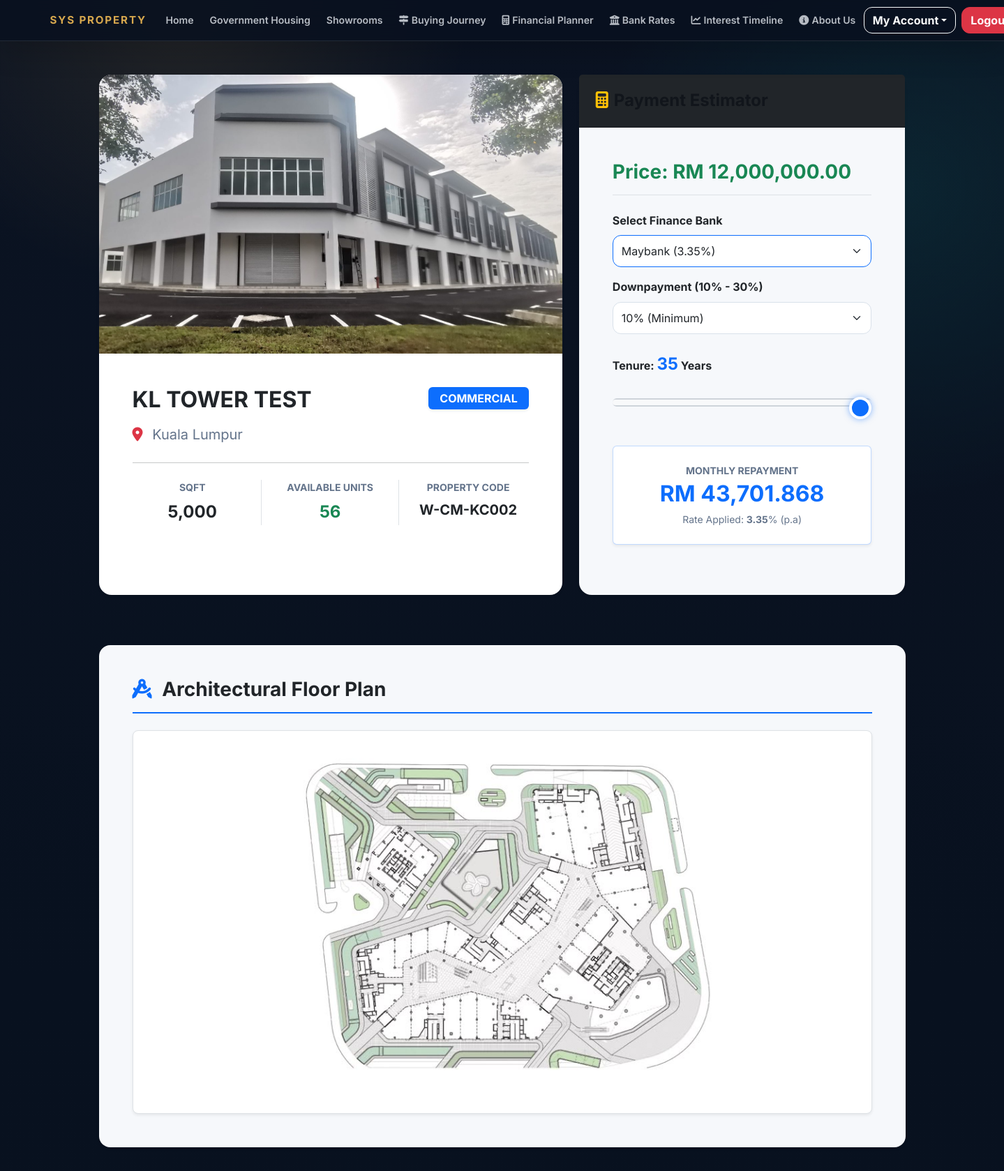
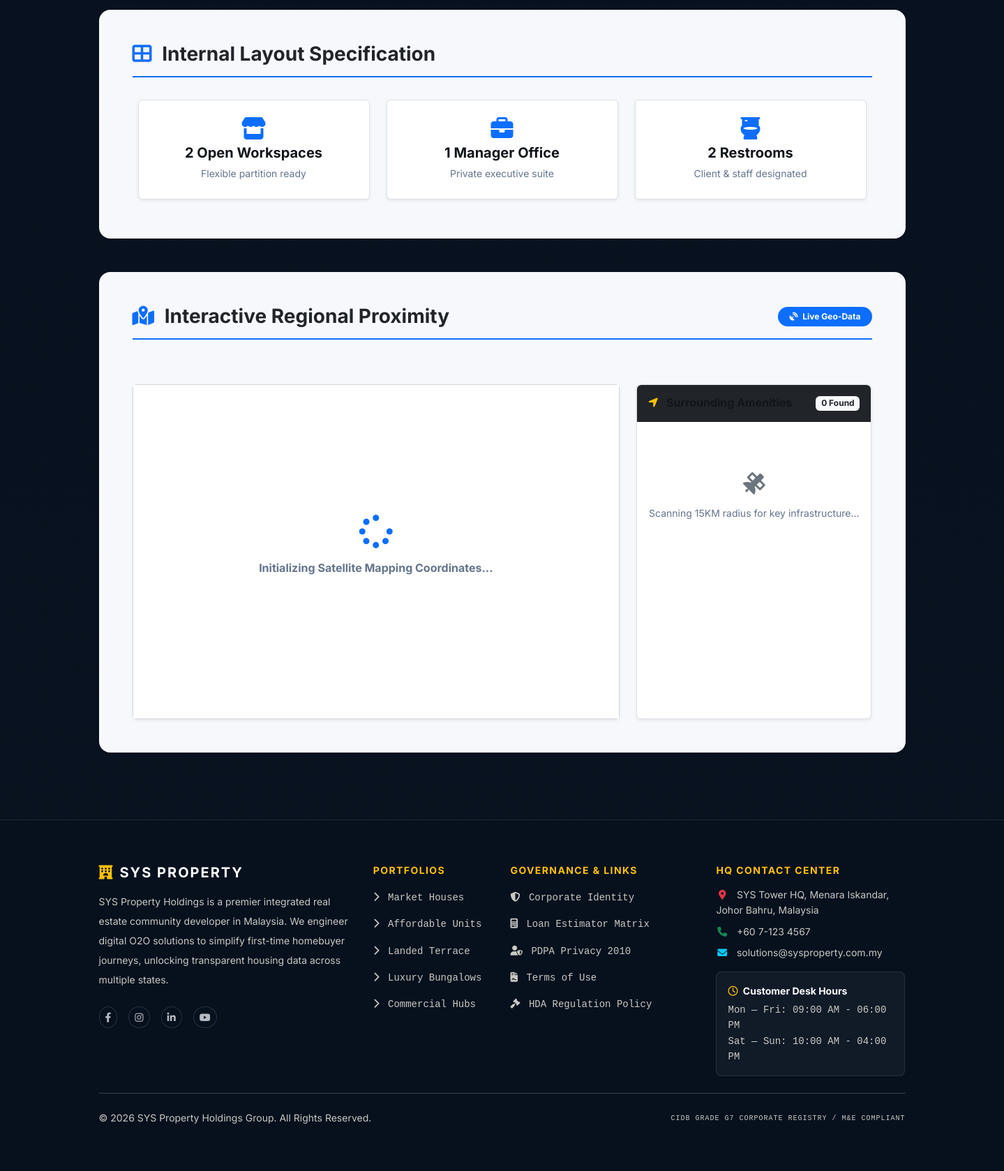
Screenshot of /property_detail.php?id=183 (signed in) with the database file from the repository (2 pictures, top to bottom).
### tables this page shows
CREATE TABLE `properties` (
  `property_id` int(11) NOT NULL,
  `property_code` varchar(20) NOT NULL,
  `project_name` varchar(255) NOT NULL,
  `state` varchar(100) NOT NULL,
  `property_type` enum('AFFORDABLE','TERRACE','BUNGALOW','COMMERCIAL','APARTMENT') NOT NULL,
  `price` decimal(12,2) NOT NULL,
  `total_units` int(11) NOT NULL,
  `built_up_sqft` int(11) NOT NULL,
  `income_limit_rm` decimal(10,2) DEFAULT NULL,
  `status` enum('ACTIVE','SOLD_OUT','ARCHIVED') NOT NULL DEFAULT 'ACTIVE',
  `image_filename` varchar(255) NOT NULL,
  `image_search_keyword` varchar(255) NOT NULL,
  `is_affordable` tinyint(1) NOT NULL DEFAULT 0
);

### includes/property_images.php (called while the page is built, shortened)
<?php
function property_catalog_image_path(array $property, string $url_prefix = '', string $filesystem_prefix = ''): string
{
    $base_url = $url_prefix . 'SYS Property Catalog/';
    $base_path = $filesystem_prefix . 'SYS Property Catalog/';
    $placeholder = $base_url . 'placeholder.jpg';
    $custom_image = trim((string)($property['image_filename'] ?? ''));
    if ($custom_image !== '') {
        $custom_image = ltrim(str_replace('\\', '/', $custom_image), '/');
    }
    $is_affordable = (isset($property['is_affordable']) && (int)$property['is_affordable'] === 1);
    $db_type = $is_affordable ? 'affordable' : strtolower(trim((string)($property['property_type'] ?? '')));
    $raw_state = trim((string)($property['state'] ?? ''));
    $state_name = ucwords(strtolower($raw_state));
    $folder = 'Apartment/';
    if ($db_type === 'commercial') {
        $folder = 'Commercial/';
    } elseif ($db_type === 'terrace') {
        $folder = 'Terrace/';
    } elseif ($db_type === 'bungalow') {
        $folder = 'Bungalow/';
    }
    $file_name = ucfirst($db_type) . ' - ' . $state_name;
    foreach (['jpg', 'jpeg', 'png', 'webp'] as $ext) {
        $relative_path = $folder . $file_name . '.' . $ext;
        if (file_exists($base_path . $relative_path)) {
            return $base_url . $relative_path;
        }
    }
    return $placeholder;
}

### property_detail.php (the view, shortened to what this page needs)
<?php
include_once 'includes/header.php';
require_once 'includes/property_images.php';
$property_id = isset($_GET['id']) ? intval($_GET['id']) : 0;
$stmt = $conn->prepare("SELECT * FROM properties WHERE property_id = ?");
$stmt->bind_param("i", $property_id);
$stmt->execute();
$property = $stmt->get_result()->fetch_assoc();
$is_afford = (intval($property['is_affordable']) === 1);
$banks_result = $conn->query("SELECT bank_name, interest_rate FROM banks ORDER BY interest_rate ASC");
$dbType = strtolower(trim($property['property_type']));
$baseDir = "SYS Property Catalog/";
$finalImg = property_catalog_image_path($property);
if ($is_afford || $dbType === 'affordable') {
    $floorPlanName = "Affordable_Floor_Plan.jpg";
    $checkDir = "SYS Property Catalog/";
    if (!file_exists($checkDir . "Affordable_Floor_Plan.jpg")) {
        if (file_exists($checkDir . "affordable_floor_plan.jpg")) {
            $floorPlanName = "affordable_floor_plan.jpg";
        } elseif (file_exists($checkDir . "Affordable_Floor_plan.jpg")) {
            $floorPlanName = "Affordable_Floor_plan.jpg";
        } elseif (file_exists($checkDir . "Affordable_Floor_Plan.JPG")) {
            $floorPlanName = "Affordable_Floor_Plan.JPG";
        } elseif (file_exists($checkDir . "affordable_floor_plan.JPG")) {
            $floorPlanName = "affordable_floor_plan.JPG";
        }
    }
} else {
    $floorPlanName = ucfirst($dbType) . "_Floor_Plan.jpg";
}
$finalFloorPlan = $baseDir . $floorPlanName;
$layoutHtml = "";
if ($is_afford) {
    $layoutHtml = '
        <div class="row text-center g-4">
            <div class="col-md-3 col-6"><div class="p-4 bg-white border rounded shadow-sm h-100"><i class="fas fa-bed fa-2x text-success mb-2"></i><h5 class="fw-bold mb-0">3 Bedrooms</h5><p class="text-muted small mt-2 mb-0">Optimal family spacing</p></div></div>
            <div class="col-md-3 col-6"><div class="p-4 bg-white border rounded shadow-sm h-100"><i class="fas fa-bath fa-2x text-success mb-2"></i><h5 class="fw-bold mb-0">2 Bathrooms</h5><p class="text-muted small mt-2 mb-0">Standard sanitary fittings</p></div></div>
            <div class="col-md-3 col-6"><div class="p-4 bg-white border rounded shadow-sm h-100"><i class="fas fa-couch fa-2x text-muted mb-2"></i><h5 class="fw-bold mb-0">1 Living Hall</h5><p class="text-muted small mt-2 mb-0">Open concept design</p></div></div>
            <div class="col-md-3 col-6"><div class="p-4 bg-white border rounded shadow-sm h-100"><i class="fas fa-utensils fa-2x text-muted mb-2"></i><h5 class="fw-bold mb-0">1 Kitchen</h5><p class="text-muted small mt-2 mb-0">Ventilated cooking area</p></div></div>
        </div>';
} else {
    if ($dbType === 'commercial') {
        $layoutHtml = '
            <div class="row text-center g-4">
                <div class="col-md-4 col-12"><div class="p-4 bg-white border rounded shadow-sm h-100"><i class="fas fa-store fa-2x text-primary mb-2"></i><h5 class="fw-bold mb-0">2 Open Workspaces</h5><p class="text-muted small mt-2 mb-0">Flexible partition ready</p></div></div>
                <div class="col-md-4 col-6"><div class="p-4 bg-white border rounded shadow-sm h-100"><i class="fas fa-briefcase fa-2x text-primary mb-2"></i><h5 class="fw-bold mb-0">1 Manager Office</h5><p class="text-muted small mt-2 mb-0">Private executive suite</p></div></div>
                <div class="col-md-4 col-6"><div class="p-4 bg-white border rounded shadow-sm h-100"><i class="fas fa-toilet fa-2x text-primary mb-2"></i><h5 class="fw-bold mb-0">2 Restrooms</h5><p class="text-muted small mt-2 mb-0">Client & staff designated</p></div></div>
            </div>';
    }
}
?>
<div class="container my-5">
    <div class="row">
        <div class="col-md-7 mb-4">
            <div class="card shadow-sm border-0 overflow-hidden h-100">
                <div class="position-relative zoom-container" style="cursor: pointer;" data-bs-toggle="modal" data-bs-target="#imageZoom">
                    <img src="<?php echo $finalImg; ?>" class="w-100" style="height: 400px; object-fit: cover;">
                </div>
                <div class="card-body p-5">
                    <div class="d-flex justify-content-between align-items-start mb-3">
                        <div class="d-flex align-items-center gap-3">
                            <h2 class="fw-bold mb-0"><?php echo htmlspecialchars($property['project_name']); ?></h2>
                        </div>
                        <span class="badge <?php echo $is_afford ? 'bg-success' : 'bg-primary'; ?> px-3 py-2 fs-6 shadow-sm">
                            <?php echo $is_afford ? 'GOV AFFORDABLE' : htmlspecialchars($property['property_type']); ?>
                        </span>
                    </div>
                    <p class="fs-5 text-muted mb-4"><i class="fas fa-map-marker-alt text-danger me-2"></i> <?php echo htmlspecialchars($property['state']); ?></p>
                    <hr class="my-4">
                    <div class="row text-center mb-4">
                        <div class="col-4 border-end">
                            <small class="d-block text-muted fw-bold mb-1">SQFT</small>
                            <span class="fs-4 fw-bold"><?php echo number_format($property['built_up_sqft']); ?></span>
                        </div>
                        <div class="col-4 border-end">
                            <small class="d-block text-muted fw-bold mb-1">AVAILABLE UNITS</small>
                            <span class="fs-4 fw-bold text-success"><?php echo $property['total_units']; ?></span>
                        </div>
                        <div class="col-4">
                            <small class="d-block text-muted fw-bold mb-1">PROPERTY CODE</small>
                            <span class="fs-5 fw-bold text-dark"><?php echo htmlspecialchars($property['property_code']); ?></span>
                        </div>
                    </div>
                </div>
            </div>
        </div>
        <div class="col-md-5 mb-4">
            <div class="card shadow-sm border-0 h-100 bg-light">
                <div class="card-header bg-dark text-white p-4">
                    <h4 class="fw-bold mb-0"><i class="fas fa-calculator me-2 text-warning"></i>Payment Estimator</h4>
                </div>
                <div class="card-body p-4 p-lg-5 d-flex flex-column">
                    <h3 class="text-success fw-bold mb-4 border-bottom pb-3">Price: RM <?php echo number_format($property['price'], 2); ?></h3>
                    <div class="mb-3">
                        <label class="form-label fw-bold">Select Finance Bank</label>
                        <select id="bankSelect" class="form-select border-primary">
                            <?php while ($bank = $banks_result->fetch_assoc()): ?>
                                <option data-rate="<?php echo $bank['interest_rate']; ?>"><?php echo htmlspecialchars($bank['bank_name']); ?> (<?php echo $bank['interest_rate']; ?>%)</option>
                            <?php endwhile; ?>
                        </select>
                    </div>
                    <div class="mb-4">
                        <label class="form-label fw-bold">Downpayment (10% - 30%)</label>
                        <select id="downpayment" class="form-select">
                            <option value="10">10% (Minimum)</option>
                        </select>
                    </div>
                    <div class="mb-5">
                        <label class="form-label fw-bold">Tenure: <span id="tenureLabel" class="text-primary fs-4 fw-bold">35</span> Years</label>
                        <div class="pt-3">
                            <input type="range" id="tenure" class="form-range custom-slider" value="35" min="5" max="35">
                        </div>
                    </div>
                    <div class="p-4 bg-white border border-primary border-opacity-25 rounded text-center shadow-sm mb-4">
                        <p class="mb-1 text-muted fw-bold small">MONTHLY REPAYMENT</p>
                        <h2 class="text-primary fw-bold m-0" id="monthlyResult">RM 0.00</h2>
                        <small class="text-muted d-block mt-2">Rate Applied: <strong id="displayRate">0.00</strong>% (p.a)</small>
                    </div>
                </div>
            </div>
        </div>
    </div>
    <div class="row mt-5">
        <div class="col-12">
            <div class="card border-0 bg-light shadow-sm rounded-4 p-4 p-md-5 mb-5 reveal-card">
                <h3 class="fw-bold text-dark mb-4 border-bottom border-primary border-2 pb-3"><i class="fas fa-drafting-compass text-primary me-2"></i> Architectural Floor Plan</h3>
                <div class="text-center bg-white p-4 border rounded-3 shadow-sm">
                    <img src="<?php echo htmlspecialchars($finalFloorPlan); ?>" class="img-fluid rounded" alt="Floor Plan" style="max-height: 500px; object-fit: contain;">
                </div>
            </div>
            <div class="card border-0 bg-light shadow-sm rounded-4 p-4 p-md-5 mb-5 reveal-card">
                <h3 class="fw-bold text-dark mb-4 border-bottom border-primary border-2 pb-3"><i class="fas fa-th-large text-primary me-2"></i> Internal Layout Specification</h3>
                <div class="p-2"><?php echo $layoutHtml; ?></div>
            </div>
            <div class="card border-0 bg-light shadow-sm rounded-4 p-4 p-md-5 mb-5 reveal-card">
                <div class="d-flex justify-content-between align-items-center border-bottom border-primary border-2 pb-3 mb-4">
                    <h3 class="fw-bold text-dark m-0"><i class="fas fa-map-marked-alt text-primary me-2"></i> Interactive Regional Proximity</h3>
                    <span class="badge bg-primary px-3 py-2 rounded-pill"><i class="fas fa-satellite-dish me-1"></i> Live Geo-Data</span>
                </div>
                <div class="row mt-3 g-4">
                    <div class="col-lg-8">
                        <div id="propertyMap" class="rounded shadow-sm border border-secondary border-opacity-25" style="height: 480px; width: 100%;">
                            <div class="d-flex h-100 justify-content-center align-items-center bg-white">
                                <div class="text-center text-muted">
                                    <i class="fas fa-spinner fa-spin fa-3x mb-3 text-primary"></i>
                                    <p class="fw-bold">Initializing Satellite Mapping Coordinates...</p>
                                </div>
                            </div>
                        </div>
                    </div>
                    <div class="col-lg-4">
                        <div class="bg-white border rounded shadow-sm h-100 d-flex flex-column">
                            <div class="p-3 bg-dark text-white rounded-top d-flex justify-content-between align-items-center">
                                <h6 class="m-0 fw-bold"><i class="fas fa-location-arrow text-warning me-2"></i> Surrounding Amenities</h6>
                                <span class="badge bg-light text-dark" id="placesCount">0 Found</span>
                            </div>
                            <div id="placesList" class="p-0 overflow-auto" style="height: 425px;">
                                <div class="text-center text-muted py-5 mt-4">
                                    <i class="fas fa-satellite fa-2x mb-3 text-secondary"></i>
                                    <p class="small">Scanning 15KM radius for key infrastructure...</p>
                                </div>
                            </div>
                        </div>
                    </div>
                </div>
            </div>
        </div>
    </div>
</div>
<?php include_once 'includes/footer.php'; ?>

### includes/header.php (style rules this page uses)
:root { --luxury-bg: #05060a; --luxury-surface: rgba(255,255,255,0.08); --luxury-border: rgba(255,255,255,0.12); --luxury-gold: #c5a059; --luxury-white: #f4f1e8; --luxury-muted: rgba(236,233,225,0.78); }
* { box-sizing: border-box; }
html { scroll-behavior: smooth; }
body { margin: 0; min-height: 100vh; background: radial-gradient(circle at top, rgba(197,160,89,0.06), transparent 28%), linear-gradient(180deg, #08101c 0%, #05060a 100%); color: var(--luxury-white); font-family: 'Montserrat', sans-serif; }
h1, h2, h3, h4, h5, h6 { font-family: 'Playfair Display', serif; letter-spacing: 0.03em; }
.bg-light, .bg-white, .card:not(.bg-dark):not(.estimator-card), .list-group-item, .dropdown-menu, .modal-content:not(.bg-dark), .form-control, .form-select { color: #212529; }
.bg-light h1:not([class*="text-"]), .bg-light h2:not([class*="text-"]), .bg-light h3:not([class*="text-"]), .bg-light h4:not([class*="text-"]), .bg-light h5:not([class*="text-"]), .bg-light h6:not([class*="text-"]), .bg-white h1:not([class*="text-"]), .bg-white h2:not([class*="text-"]), .bg-white h3:not([class*="text-"]), .bg-white h4:not([class*="text-"]), .bg-white h5:not([class*="text-"]), .bg-white h6:not([class*="text-"]) { color: #11151b; }
:root { --luxury-bg: #08111f; --luxury-ink: #101827; --luxury-gold: #d7a84e; --luxury-blue: #2d6cdf; --luxury-teal: #10a6a0; --luxury-white: #fbfaf7; --luxury-muted: rgba(238,242,247,0.76); --surface: #ffffff; --surface-soft: #f6f8fb; --text-muted: #64748b; --radius: 18px; --shadow-soft: 0 18px 48px rgba(15, 23, 42, 0.12); --shadow-lift: 0 28px 70px rgba(15, 23, 42, 0.18); }
body { background: radial-gradient(circle at 18% 0%, rgba(215,168,78,0.12), transparent 26rem), radial-gradient(circle at 90% 8%, rgba(16,166,160,0.12), transparent 28rem), linear-gradient(180deg, #0b1322 0%, #08111f 42%, #0a1220 100%); color: var(--luxury-white); font-family: 'Inter', system-ui, -apple-system, BlinkMacSystemFont, 'Segoe UI', sans-serif; line-height: 1.6; text-rendering: optimizeLegibility; }
h1, h2, h3, h4, h5, h6 { font-family: 'Inter', system-ui, sans-serif; letter-spacing: 0; line-height: 1.12; }
.container { width: min(100% - 2rem, 1180px); }
.bg-light { background-color: var(--surface-soft) !important; }
.bg-white { background-color: var(--surface) !important; }
.text-muted { color: var(--text-muted) !important; }
.card { border: 1px solid rgba(15,23,42,0.08); border-radius: var(--radius); box-shadow: var(--shadow-soft); }
.form-control, .form-select { border-color: #d9e1ea; border-radius: 12px; min-height: 46px; }

### property_detail.php (style rules this page uses)
.reveal-card { animation: driftUp 0.8s cubic-bezier(0.25, 1, 0.5, 1) forwards; }
.custom-slider { -webkit-appearance: none; width: 100%; height: 12px; border-radius: 6px; background: #ced4da; outline: none; }

### rows the page displays
properties: is_affordable+property_type+state (picture), project_name "KL TOWER TEST", property_type "COMMERCIAL", state "Kuala Lumpur", built_up_sqft "5,000", total_units "56", property_code "W-CM-KC002", price "12,000,000.00"

### other values shown
$wishlist_text "Interest Timeline"
form field value "Maybank (3.35%)"
